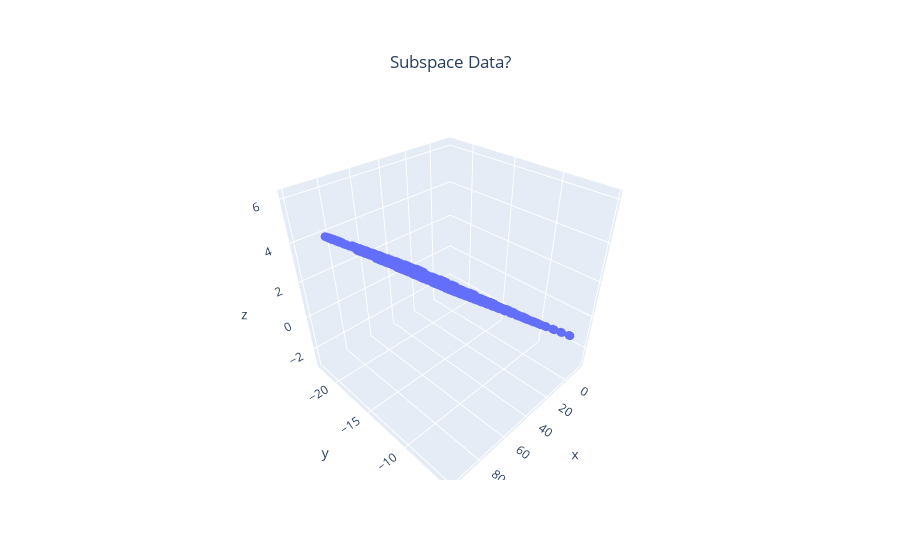

The notebook cell saved with this chart:
### Markdown cell above
### Fix the code in 'CELL 2' so that
It does look in the same shape despite it is always projected randomly to some plane in 3D.  

Note that if 3 is change with N, your code should also work for N-D.

### Code cell
# when this cell is run, similar to 'CELL 2', text in T1 will be project onto a plane in Nd-Dimensions
# in order so that we can generate high dimensional data later in the assignment
# you are to fill in the following function

# we are implementing this following function

def DataInND(M, Nd = 3, NoiseLevel = 0.0, NoiseType = 'Normal'):
    '''
    M is a 2xK matrix, indicating that there are K data points in 2D
    Nd is the dimension to which data in M will be projected onto a random plane, Nd defaults to 3
    After projection Res is a NdxK matrix, it should be rank-2 at this point
    If NoiseLevel is not zero:
        a random matrix that is also NdxK and this matrix is added to the Res
        after being multiplied by NoiseLevel
    Random matrix is generated using randn() if NoiseType is 'Normal' else rand()

    Finally Res is returned
    '''
    # Generate a random projection matrix of size Nd x 2
    B = np.random.rand(Nd, 2)

    # Project the 2D data (M) into Nd-dimensional space
    Res = B @ M

    # Add noise if specified

    if NoiseLevel > 0:
        if NoiseType == 'Normal':
            noise = np.random.randn(*Res.shape) # Normal distribution
        elif NoiseType == 'Uniform':
            noise = np.random.rand(*Res.shape) # Uniform distribution
        else:
            raise ValueError("Invalid NoiseType. Use 'Normal' or 'Uniform'.")
        Res += NoiseLevel * noise



    return Res

# do not change the following
# if your function works, following should work
ND_Data = DataInND(T1)

# at the end the following display the data in
if Nd == 3: # let's plot if it is viewable
    CMe(ND_Data)

### Figure 1 — Plotly figure (JSON) as saved in the notebook; plotly's stock layout.template omitted (floating-point values rounded to 4 significant figures; data arrays with more than 128 entries replaced by an {"elided": "..."} marker saying what was removed)
{"data": [{"marker": {"size": 3}, "mode": "markers", "name": "Plane", "type": "scatter3d", "x": {"elided": "932 float values"}, "y": {"elided": "932 float values"}, "z": {"elided": "932 float values"}}], "layout": {"title": {"text": "Subspace Data?", "x": 0.5, "xanchor": "center", "y": 0.9, "yanchor": "top"}}}
